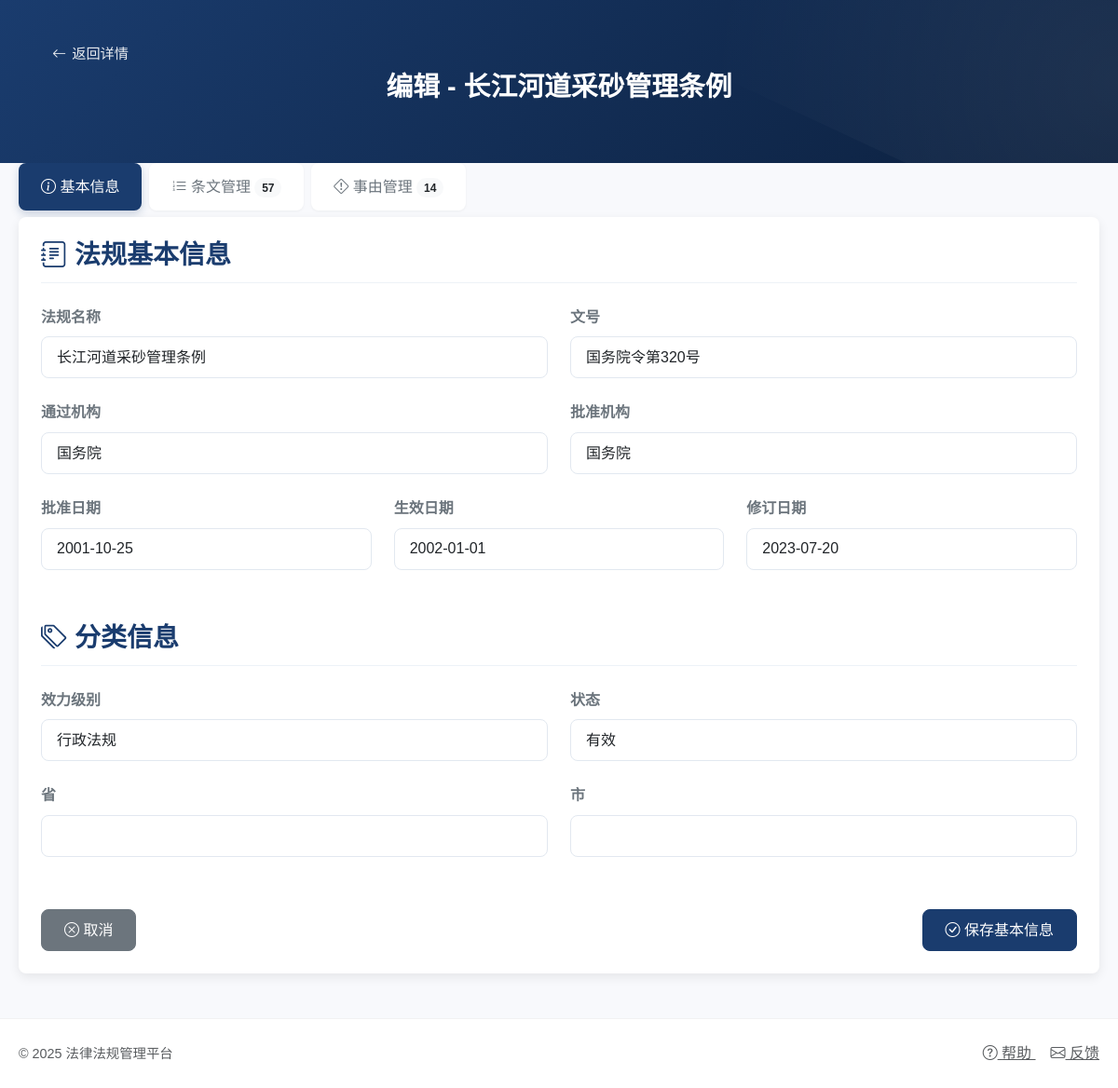
The page /regulations/6/edit (signed in) on the database its author committed.
### models.py (models this page shows)
class LegalRegulation(db.Model):
    id = db.Column(db.Integer, primary_key=True)
    name = db.Column(db.String(200), nullable=False, unique=True)  # 法规名称
    document_number = db.Column(db.String(100))  # 文号
    issued_by = db.Column(db.String(100))  # 通过机构
    approved_by = db.Column(db.String(100))  # 批准机构
    issued_date = db.Column(db.DateTime)  # 批准日期
    effective_date = db.Column(db.DateTime)  # 生效日期
    revision_date = db.Column(db.DateTime)  # 修订日期
    hierarchy_level = db.Column(db.String(50))  # 效力级别
    province = db.Column(db.String(50))  # 省
    city = db.Column(db.String(50))  # 市
    status = db.Column(db.String(20), default='active')  # 状态：active, archived
    structures = relationship('LegalStructure', back_populates='regulation', cascade='all, delete-orphan')
    causes = relationship('LegalCause', back_populates='regulation', cascade='all, delete-orphan')

### app.py (the view, shortened to what this page needs)
@app.route('/regulations/<int:regulation_id>/edit', methods=['GET', 'POST'])
@login_required
def regulation_edit(regulation_id):
    if current_user.role != 'admin':
        flash('您没有权限编辑法规', 'danger')
        return redirect(url_for('regulation_detail', regulation_id=regulation_id))
    regulation = LegalRegulation.query.get_or_404(regulation_id)
    structures = LegalStructure.query.filter_by(regulation_id=regulation_id).all()
    causes = LegalCause.query.filter_by(regulation_id=regulation_id).all()
    structures = sorted(structures, key=lambda x: (x.article or 0, x.paragraph or 0, x.item or 0, x.section or 0))
    causes = sorted(causes, key=lambda x: x.code)
    return render_template('regulations/edit/edit.html',
                           regulation=regulation,
                           structures=structures,
                           causes=causes)

### app.py (called while the page is built)
@login_manager.user_loader
def load_user(user_id):
    return User.query.get(int(user_id))

@app.context_processor
def utility_processor():
    return {
        'get_punishment_count': get_punishment_count
    }

### templates/regulations/edit/edit.html (shortened to what this page needs)
<!DOCTYPE html>
<html lang="zh">
<head>
    <link href="https://cdn.jsdelivr.net/npm/bootstrap@5.3.0/dist/css/bootstrap.min.css" rel="stylesheet">
    <link rel="stylesheet" href="https://cdn.jsdelivr.net/npm/bootstrap-icons@1.11.0/font/bootstrap-icons.css">
    <link rel="stylesheet" href="https://cdn.jsdelivr.net/npm/flatpickr/dist/flatpickr.min.css">
</head>
<body>
    <div class="header-wrapper">
        <div class="app-container">
            <div class="regulation-header">
                <a href="{{ url_for('regulation_detail', regulation_id=regulation.id) }}" class="back-button">
                    <i class="bi bi-arrow-left"></i> 返回详情
                </a>
                <h2 class="regulation-title text-center">编辑 - {{ regulation.name }}</h2>
            </div>
        </div>
    </div>
    <div class="app-container">
        <ul class="nav nav-tabs" id="editTabs" role="tablist">
            <li class="nav-item" role="presentation">
                <button class="nav-link active" id="basic-tab" data-bs-toggle="tab" data-bs-target="#basic" type="button" role="tab" aria-controls="basic" aria-selected="true">
                    <i class="bi bi-info-circle"></i> 基本信息
                </button>
            </li>
            <li class="nav-item" role="presentation">
                <button class="nav-link" id="structures-tab" data-bs-toggle="tab" data-bs-target="#structures" type="button" role="tab" aria-controls="structures" aria-selected="false">
                    <i class="bi bi-list-ol"></i> 条文管理 <span class="badge rounded-pill bg-light text-dark">{{ structures|length }}</span>
                </button>
            </li>
            <li class="nav-item" role="presentation">
                <button class="nav-link" id="causes-tab" data-bs-toggle="tab" data-bs-target="#causes" type="button" role="tab" aria-controls="causes" aria-selected="false">
                    <i class="bi bi-exclamation-diamond"></i> 事由管理 <span class="badge rounded-pill bg-light text-dark">{{ causes|length }}</span>
                </button>
            </li>
        </ul>
        <div class="tab-content" id="editTabsContent">
            <div class="tab-pane fade show active" id="basic" role="tabpanel" aria-labelledby="basic-tab">
                {% include 'regulations/edit/_edit_basic.html' %}
            </div>
        </div>
    </div>
    <footer>
        <div class="app-container">
            <div class="d-flex justify-content-between align-items-center">
                <p class="text-muted mb-0">© 2025 法律法规管理平台</p>
                <div>
                    <a href="#" class="text-muted me-3">
                        <i class="bi bi-question-circle"></i> 帮助
                    </a>
                    <a href="#" class="text-muted">
                        <i class="bi bi-envelope"></i> 反馈
                    </a>
                </div>
            </div>
        </div>
    </footer>
</body>
</html>

### templates/regulations/edit/_edit_basic.html (shortened to what this page needs)
<form method="post" action="{{ url_for('regulation_edit', regulation_id=regulation.id) }}" class="form-card">
    <div class="form-section">
        <h3 class="section-title"><i class="bi bi-journal-text"></i> 法规基本信息</h3>
        <div class="row">
            <div class="col-md-6 form-group">
                <label for="name" class="form-label">法规名称</label>
                <input type="text" id="name" name="name" class="form-control" value="{{ regulation.name }}" required>
            </div>
            <div class="col-md-6 form-group">
                <label for="document_number" class="form-label">文号</label>
                <input type="text" id="document_number" name="document_number" class="form-control" value="{{ regulation.document_number or '' }}">
            </div>
        </div>
        <div class="row">
            <div class="col-md-6 form-group">
                <label for="issued_by" class="form-label">通过机构</label>
                <input type="text" id="issued_by" name="issued_by" class="form-control" value="{{ regulation.issued_by or '' }}">
            </div>
            <div class="col-md-6 form-group">
                <label for="approved_by" class="form-label">批准机构</label>
                <input type="text" id="approved_by" name="approved_by" class="form-control" value="{{ regulation.approved_by or '' }}">
            </div>
        </div>
        <div class="row">
            <div class="col-md-4 form-group">
                <label for="issued_date" class="form-label">批准日期</label>
                <input type="text" id="issued_date" name="issued_date" class="form-control date-picker" value="{{ regulation.issued_date.strftime('%Y-%m-%d') if regulation.issued_date else '' }}">
            </div>
            <div class="col-md-4 form-group">
                <label for="effective_date" class="form-label">生效日期</label>
                <input type="text" id="effective_date" name="effective_date" class="form-control date-picker" value="{{ regulation.effective_date.strftime('%Y-%m-%d') if regulation.effective_date else '' }}">
            </div>
            <div class="col-md-4 form-group">
                <label for="revision_date" class="form-label">修订日期</label>
                <input type="text" id="revision_date" name="revision_date" class="form-control date-picker" value="{{ regulation.revision_date.strftime('%Y-%m-%d') if regulation.revision_date else '' }}">
            </div>
        </div>
    </div>
    <div class="form-section">
        <h3 class="section-title"><i class="bi bi-tags"></i> 分类信息</h3>
        <div class="row">
            <div class="col-md-6 form-group">
                <label for="hierarchy_level" class="form-label">效力级别</label>
                <select id="hierarchy_level" name="hierarchy_level" class="form-control">
                    <option value="行政法规" {% if regulation.hierarchy_level == '行政法规' %}selected{% endif %}>行政法规</option>
                </select>
            </div>
            <div class="col-md-6 form-group">
                <label for="status" class="form-label">状态</label>
                <select id="status" name="status" class="form-control">
                    <option value="active" {% if regulation.status == 'active' %}selected{% endif %}>有效</option>
                </select>
            </div>
        </div>
        <div class="row">
            <div class="col-md-6 form-group">
                <label for="province" class="form-label">省</label>
                <input type="text" id="province" name="province" class="form-control" value="{{ regulation.province or '' }}">
            </div>
            <div class="col-md-6 form-group">
                <label for="city" class="form-label">市</label>
                <input type="text" id="city" name="city" class="form-control" value="{{ regulation.city or '' }}">
            </div>
        </div>
    </div>
    <div class="d-flex justify-content-between">
        <a href="{{ url_for('regulation_detail', regulation_id=regulation.id) }}" class="btn btn-secondary">
            <i class="bi bi-x-circle"></i> 取消
        </a>
        <button type="submit" class="btn btn-primary">
            <i class="bi bi-check-circle"></i> 保存基本信息
        </button>
    </div>
</form>

### templates/regulations/edit/_edit_styles.html (style rules this page uses)
:root { --primary-color: #1a3c6e; --secondary-color: #f8f9fc; --accent-color: #c59c34; --dark-color: #2c3e50; --light-accent: #e9f0f7; --text-primary: #333333; --text-secondary: #6c757d; --border-radius: 8px; --card-shadow: 0 4px 12px rgba(0,0,0,0.08); --transition: all 0.3s ease; }
body { font-family: 'Microsoft YaHei', '微软雅黑', Arial, sans-serif; background-color: var(--secondary-color); color: var(--text-primary); line-height: 1.6; }
.header-wrapper { background: linear-gradient(135deg, var(--primary-color) 0%, #0c203e 100%); position: relative; overflow: hidden; }
.header-wrapper::before { content: ''; position: absolute; top: -50%; right: -50%; width: 100%; height: 200%; background: radial-gradient(circle, rgba(255,255,255,0.07) 0%, rgba(255,255,255,0) 70%); transform: rotate(25deg); }
.regulation-header { color: white; padding: 2.5rem 1.5rem; border-radius: 0; position: relative; z-index: 1; }
.regulation-title { font-weight: 700; margin-bottom: 1.5rem; font-size: 1.8rem; }
.back-button { display: inline-flex; align-items: center; color: rgba(255,255,255,0.9); text-decoration: none; font-weight: 500; font-size: 0.95rem; padding: 6px 12px; border-radius: var(--border-radius); transition: var(--transition); }
.back-button i { margin-right: 6px; }
.app-container { max-width: 1200px; margin: 0 auto; padding: 0 20px; }
.form-card { background: white; border-radius: var(--border-radius); box-shadow: var(--card-shadow); padding: 1.5rem; margin-top: -1rem; margin-bottom: 1.5rem; position: relative; z-index: 10; }
.form-group { margin-bottom: 1.5rem; }
.form-label { font-weight: 600; color: var(--text-secondary); margin-bottom: 0.5rem; }
.form-control { border-radius: var(--border-radius); border: 1px solid #e2e8f0; padding: 0.6rem 1rem; transition: var(--transition); }
.btn-primary { background-color: var(--primary-color); border-color: var(--primary-color); border-radius: var(--border-radius); padding: 0.6rem 1.5rem; font-weight: 500; transition: var(--transition); }
.btn-secondary { background-color: #6c757d; border-color: #6c757d; border-radius: var(--border-radius); padding: 0.6rem 1.5rem; font-weight: 500; transition: var(--transition); }
.section-title { font-weight: 600; color: var(--primary-color); margin-bottom: 1.5rem; padding-bottom: 0.75rem; border-bottom: 1px solid #edf2f7; display: flex; align-items: center; }
.section-title i { margin-right: 8px; }
.form-section { margin-bottom: 2rem; }
.nav-tabs { border: none; margin-bottom: 1.5rem; }
.nav-tabs .nav-item { margin-right: 0.5rem; }
.nav-tabs .nav-link { color: var(--text-secondary); border: none; padding: 0.8rem 1.5rem; font-weight: 500; border-radius: var(--border-radius); background-color: white; box-shadow: 0 1px 3px rgba(0,0,0,0.05); transition: var(--transition); }
.nav-tabs .nav-link.active { background-color: var(--primary-color); color: white; box-shadow: 0 4px 10px rgba(26, 60, 110, 0.2); }
.tab-content { background: transparent; border-radius: var(--border-radius); }
footer { background-color: white; padding: 1.5rem 0; margin-top: 3rem; border-top: 1px solid rgba(0,0,0,0.05); }
footer p { font-size: 0.9rem; }

### rows shown on the page
LegalRegulation: name "长江河道采砂管理条例", document_number "国务院令第320号", issued_by "国务院", approved_by "国务院", issued_date "2001-10-25", effective_date "2002-01-01", revision_date "2023-07-20", hierarchy_level "行政法规", status "有效"

### other values the page prints
{{ structures|length }} "57"
{{ causes|length }} "14"
